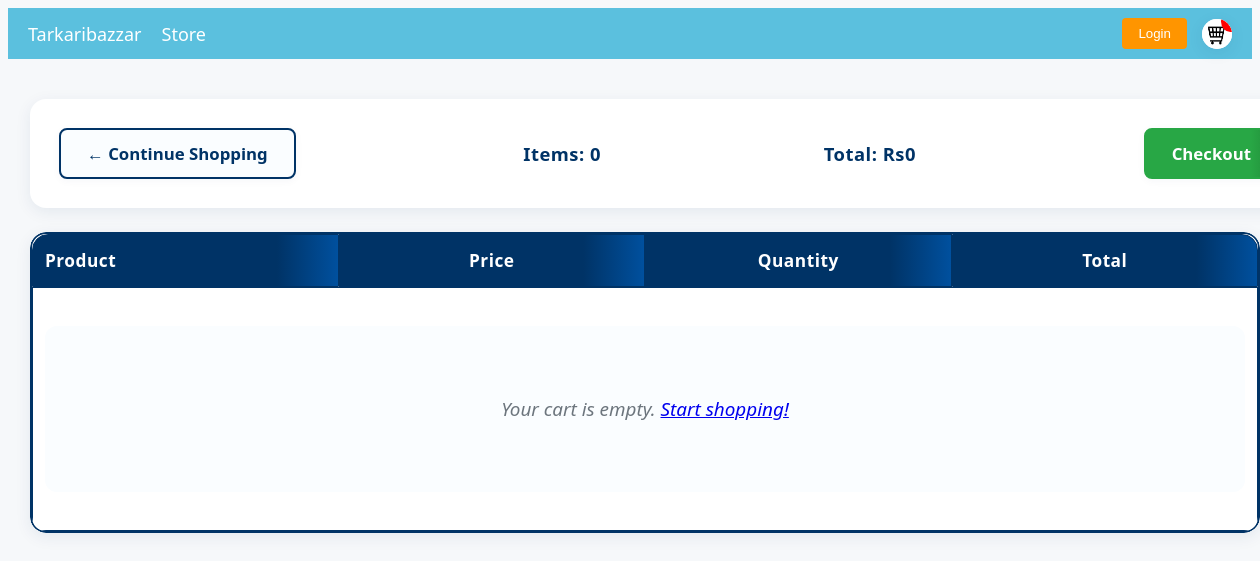
The page /cart/ (signed in) on the database as committed earlier.
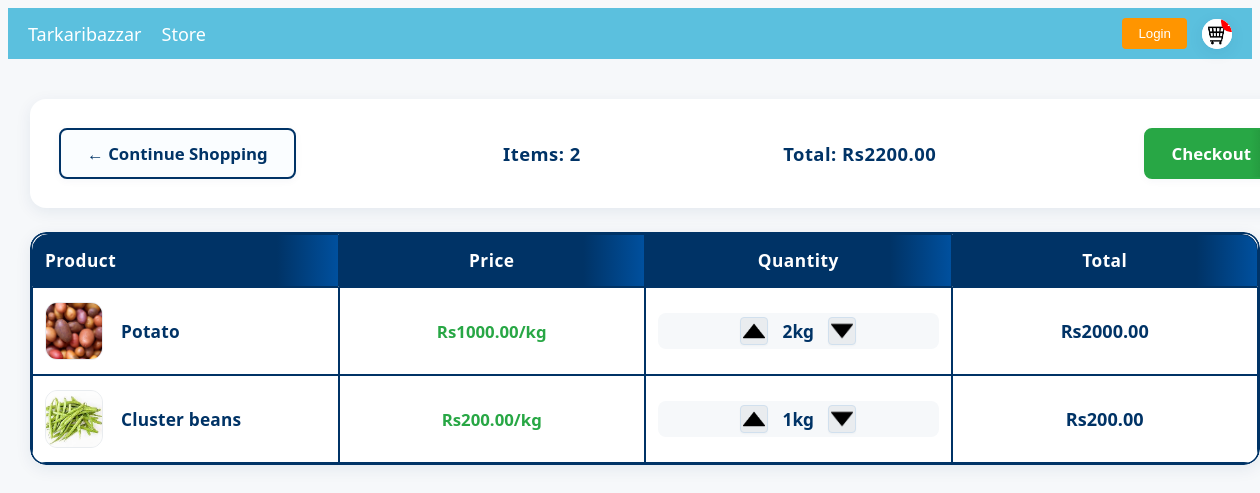
The same page on the database as committed later.
### store/models.py (models this page shows, shortened)
class Order(models.Model):
    customer=models.ForeignKey(Customer,on_delete=models.SET_NULL,blank=True,null=True)
    date_orderd=models.DateTimeField(auto_now_add=True)
    complete=models.BooleanField(default=False,null=True,blank=False)
    transaction_id= models.CharField(max_length=100, null=True)
    @property
    def get_cart_total(self):
        orderitems = self.orderitem_set.all()
        total= sum([item.get_total for item in orderitems])
        return total
    @property
    def get_cart_items(self):
         orderitems = self.orderitem_set.all()
         total = len(orderitems)  # or orderitems.count()
         return total

class OrderItem(models.Model):
    product=models.ForeignKey(Product,on_delete=models.SET_NULL,blank=True,null=True)
    order=models.ForeignKey(Order,on_delete=models.SET_NULL,blank=True,null=True)
    quantity=models.IntegerField(default=0,null=True,blank=True)
    date_added=models.DateTimeField(auto_now_add=True)
    @property
    def get_total(self):
        total= self.product.price *self.quantity
        return total

class Product(models.Model):
    name= models.CharField(max_length=100, null=True)
    price = models.DecimalField(max_digits=10, decimal_places=2, default=0.00)
    digital=models.BooleanField(default=False, null=True, blank=False)
    image=models.ImageField(null=True,blank=True)
    @property
    def imageURL(self):
        try:
            url= self.image.url
        except:
            url=''
        return url

### store/views.py (the view)
# urls.py: path('cart/',views.cart,name="cart"),
def cart(request):
    if request.user.is_authenticated:
        customer = request.user.customer
        order, created = Order.objects.get_or_create(customer=customer,complete=False)
        items=order.orderitem_set.all()
        cartItems = order.get_cart_items
    else:
        items=[]
        order={'get_cart_total':0, 'get_cart_items':0}
        cartItems = order['get_cart_items']
    context={'items':items, 'order':order,'cartItems':cartItems}
    return render(request, 'store/cart.html',context)

### store/templates/store/cart.html (shortened to what this page needs)
{% extends 'store/main.html' %}
{% load static %}
{% block content %}
<div class="row">
    <div class="col-lg-12">
        <div class="box-element">
            <div class="cart-summary">
                <a class="btn btn-outline-dark" href="{% url 'store' %}">&#x2190; Continue Shopping</a>
                <h5>Items: <strong>{{order.get_cart_items}}</strong></h5>
                <h5>Total: <strong>Rs{{order.get_cart_total}}</strong></h5>
                <a class="btn btn-success" href="{% url 'checkout' %}">Checkout</a>
            </div>
        </div>
        <div class="cart-container">
            <div class="cart-items-container">
                <table class="cart-table">
                    <thead>
                        <tr>
                            <th class="product-col">Product</th>
                            <th class="price-col">Price</th>
                            <th class="qty-col">Quantity</th>
                            <th class="total-col">Total</th>
                        </tr>
                    </thead>
                    <tbody>
                        {% if items %}
                            {% for item in items %}
                            <tr class="cart-row">
                                <td class="product-col">
                                    <div class="product-content">
                                        <img class="row-image" src="{{item.product.imageURL}}" alt="{{item.product.name}}">
                                        <span class="product-name">{{item.product.name}}</span>
                                    </div>
                                </td>
                                <td class="price-col">
                                    <span class="price">Rs{{item.product.price}}/kg</span>
                                </td>
                                <td class="qty-col">
                                    <div class="quantity-controls">
                                        <img data-product={{item.product.id}} data-action="add" class="chg-quantity update-cart" src="{% static 'css/images/arrowup.png'%}" alt="Increase" title="Increase quantity">
                                        <span class="quantity-display">{{item.quantity}}kg</span>
                                        <img data-product={{item.product.id}} data-action="remove" class="chg-quantity update-cart" src="{% static 'css/images/arrowdown.png'%}" alt="Decrease" title="Decrease quantity">
                                    </div>
                                </td>
                                <td class="total-col">
                                    <span class="total-price">Rs{{item.get_total}}</span>
                                </td>
                            </tr>
                            {% endfor %}
                        {% else %}
                            <tr><td colspan="4"><div class="empty-cart">Your cart is empty. <a href="{% url 'store' %}">Start shopping!</a></div></td></tr>
                        {% endif %}
                    </tbody>
                </table>
            </div>
        </div>
    </div>
</div>
{% endblock content %}

### store/templates/store/main.html (shortened to what this page needs)
<!DOCTYPE html>
{% load static %}
<html lang="en">
<head>
    <link rel="stylesheet" href="{% static 'css/main.css' %}">
</head>
<body>
 <nav class="navbar">
        <div class="nav-left">
            <a href="#" class="nav-item">Tarkaribazzar</a>
            <a href="#" class="nav-item">Store</a>
        </div>
        <div class="nav-right">
            <button class="login-btn">Login</button>
            <div class="cart-container">
                <img id="cart-img" src="{% static 'css/images/cart.png' %}" alt="Shopping Cart" class="cart-icon"
                     style="cursor:pointer;"
                     onclick="window.location.href='{% url 'cart' %}'"
                     onerror="this.style.display='none'; this.nextElementSibling.style.display='block';">
                <span class="cart-badge">{{cartItems}}</span>
            </div>
        </div>
    </nav>
    <div class="main-content">
        {% block content %}
        {% endblock content %}
    </div>
</body>
</html>

### static/css/main.css (style rules this page uses)
.navbar { background-color: #5bc0de; padding: 10px 20px; display: flex; justify-content: space-between; align-items: center; }
.nav-right { display: flex; justify-content: flex-end; flex-grow: 1; }
.nav-left { display: flex; gap: 20px; }
.nav-item { color: white; text-decoration: none; font-size: 18px; }
.nav-right { display: flex; align-items: center; gap: 15px; }
.login-btn { background-color: #ff9500; color: white; border: none; padding: 8px 16px; border-radius: 4px; cursor: pointer; }
.cart-container { position: relative; display: flex; align-items: center; }
.cart-icon { width: 30px; height: 30px; fill: white; }
.cart-badge { background-color: red; color: white; border-radius: 50%; padding: 2px 6px; font-size: 12px; position: absolute; top: -8px; right: -8px; }
.row { display: flex; flex-wrap: wrap; margin: 0 -15px; padding: 20px 0; }
.main-content { padding: 20px; max-width: 1200px; margin: 0 auto; }
.box-element { background-color: #fff; border-radius: 8px; padding: 20px; margin-bottom: 20px; box-shadow: 0 2px 4px rgba(0,0,0,0.1); }
.row { margin: 0 -15px; }
.col-lg-12 { padding: 0 15px; }

### store/templates/store/cart.html (style rules this page uses)
body { font-family: 'Segoe UI', 'Roboto', Arial, sans-serif; background: #f6f8fa; }
.box-element { background: #fff; border-radius: 16px; padding: 24px; margin-bottom: 24px; box-shadow: 0 4px 16px rgba(0, 51, 102, 0.08); width: 100%; }
.row { margin: 0 -15px; display: flex; flex-direction: column; gap: 1.5rem; }
.col-lg-12 { padding: 0 15px; width: 100%; }
.cart-summary { display: flex; justify-content: space-between; align-items: center; flex-wrap: wrap; gap: 18px; }
.cart-summary h5 { margin: 0; color: #003366; font-size: 1.15em; letter-spacing: 0.5px; }
.cart-container { background: #fff; border-radius: 16px; overflow: hidden; box-shadow: 0 4px 16px rgba(0, 51, 102, 0.08); }
.cart-items-container { max-height: 420px; overflow-y: auto; overflow-x: hidden; background: #fafdff; border-radius: 16px; padding: 0; }
.cart-table { width: 100%; border-collapse: separate; border-spacing: 0; border: 2px solid #003366; background: #fff; border-radius: 16px; overflow: hidden; table-layout: fixed; }
.cart-table th, .cart-table td { border: 1px solid #003366; padding: 14px 12px; vertical-align: middle; background: #fff; }
.cart-table th { background: linear-gradient(90deg, #003366 80%, #00509e 100%); color: #fff; font-weight: 600; position: sticky; top: 0; z-index: 2; text-align: center; font-size: 1.08em; letter-spacing: 0.5px; }
.cart-table th:first-child { border-top-left-radius: 16px; }
.cart-table th:last-child { border-top-right-radius: 16px; }
.cart-table th.product-col, .cart-table td.product-col { text-align: left; }
.cart-table th.price-col, .cart-table th.qty-col, .cart-table th.total-col, .cart-table td.price-col, .cart-table td.qty-col, .cart-table td.total-col { text-align: center; }
.product-content { display: flex; align-items: center; gap: 18px; }
.row-image { width: 56px; height: 56px; object-fit: cover; border-radius: 12px; border: 1.5px solid #e9ecef; flex-shrink: 0; background: #f6f8fa; }
.product-name { font-weight: 600; color: #003366; font-size: 1.08em; letter-spacing: 0.2px; }
.price { font-weight: 600; color: #28a745; font-size: 1.05em; }
.quantity-controls { display: flex; align-items: center; gap: 8px; justify-content: center; background: #f6f8fa; border-radius: 8px; padding: 4px 10px; }
.quantity-display { font-weight: 700; color: #003366; min-width: 44px; text-align: center; font-size: 1.08em; }
.chg-quantity { width: 22px; height: 22px; cursor: pointer; transition: transform 0.18s, background 0.18s; border-radius: 4px; background: #e9ecef; padding: 2px; border: 1px solid #d1e0ee; box-shadow: 0 1px 2px rgba(0,0,0,0.03); }
.total-price { font-weight: 700; color: #003366; font-size: 1.13em; }
.btn { margin: 5px; padding: 12px 26px; border-radius: 8px; border: 2px solid; text-decoration: none; display: inline-block; cursor: pointer; font-weight: 600; font-size: 1.05em; transition: all 0.22s; box-shadow: 0 2px 8px rgba(0, 51, 102, 0.04); }
.btn-outline-dark { border-color: #003366; color: #003366; background: #fafdff; }
.btn-success { background: linear-gradient(90deg, #28a745 80%, #218838 100%); border-color: #28a745; color: white; }

Rows that differ between the two databases and show on the page:
computed for Order: get_cart_items "0" → "2"; get_cart_total "0" → "2200.00"
added OrderItem: product.imageURL (picture), product.name "Potato", product.price "1000.00", quantity "2", get_total "2000.00"
added OrderItem: product.imageURL (picture), product.name "Cluster beans", product.price "200.00", quantity "1", get_total "200.00"
Other text that changed with them:
text no longer shown: "Your cart is empty. Start shopping!"
